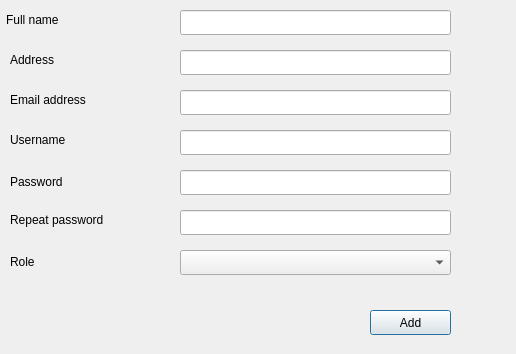
<?xml version="1.0" encoding="UTF-8"?>
<ui version="4.0">
 <class>CreateStaffDialog</class>
 <widget class="QDialog" name="CreateStaffDialog">
  <property name="geometry">
   <rect>
    <x>0</x>
    <y>0</y>
    <width>516</width>
    <height>354</height>
   </rect>
  </property>
  <property name="minimumSize">
   <size>
    <width>516</width>
    <height>354</height>
   </size>
  </property>
  <property name="maximumSize">
   <size>
    <width>516</width>
    <height>354</height>
   </size>
  </property>
  <property name="windowTitle">
   <string>Add staff</string>
  </property>
  <widget class="QLabel" name="label">
   <property name="geometry">
    <rect>
     <x>6</x>
     <y>10</y>
     <width>91</width>
     <height>20</height>
    </rect>
   </property>
   <property name="text">
    <string>Full name</string>
   </property>
   <property name="buddy">
    <cstring>name_edit</cstring>
   </property>
  </widget>
  <widget class="QLabel" name="label_2">
   <property name="geometry">
    <rect>
     <x>10</x>
     <y>50</y>
     <width>91</width>
     <height>20</height>
    </rect>
   </property>
   <property name="text">
    <string>Address</string>
   </property>
   <property name="buddy">
    <cstring>address_edit</cstring>
   </property>
  </widget>
  <widget class="QLabel" name="label_3">
   <property name="geometry">
    <rect>
     <x>10</x>
     <y>90</y>
     <width>141</width>
     <height>20</height>
    </rect>
   </property>
   <property name="text">
    <string>Email address</string>
   </property>
   <property name="buddy">
    <cstring>email_edit</cstring>
   </property>
  </widget>
  <widget class="QLabel" name="label_4">
   <property name="geometry">
    <rect>
     <x>10</x>
     <y>172</y>
     <width>91</width>
     <height>20</height>
    </rect>
   </property>
   <property name="text">
    <string>Password</string>
   </property>
   <property name="buddy">
    <cstring>password_edit</cstring>
   </property>
  </widget>
  <widget class="QLabel" name="label_5">
   <property name="geometry">
    <rect>
     <x>10</x>
     <y>130</y>
     <width>91</width>
     <height>20</height>
    </rect>
   </property>
   <property name="text">
    <string>Username</string>
   </property>
   <property name="buddy">
    <cstring>username_edit</cstring>
   </property>
  </widget>
  <widget class="QLabel" name="label_6">
   <property name="geometry">
    <rect>
     <x>10</x>
     <y>210</y>
     <width>151</width>
     <height>20</height>
    </rect>
   </property>
   <property name="text">
    <string>Repeat password</string>
   </property>
   <property name="buddy">
    <cstring>repeat_password_edit</cstring>
   </property>
  </widget>
  <widget class="QLabel" name="label_7">
   <property name="geometry">
    <rect>
     <x>10</x>
     <y>252</y>
     <width>91</width>
     <height>20</height>
    </rect>
   </property>
   <property name="text">
    <string>Role</string>
   </property>
   <property name="buddy">
    <cstring>role_combo</cstring>
   </property>
  </widget>
  <widget class="QLineEdit" name="name_edit">
   <property name="geometry">
    <rect>
     <x>180</x>
     <y>10</y>
     <width>271</width>
     <height>25</height>
    </rect>
   </property>
  </widget>
  <widget class="QLineEdit" name="email_edit">
   <property name="geometry">
    <rect>
     <x>180</x>
     <y>90</y>
     <width>271</width>
     <height>25</height>
    </rect>
   </property>
  </widget>
  <widget class="QLineEdit" name="username_edit">
   <property name="geometry">
    <rect>
     <x>180</x>
     <y>130</y>
     <width>271</width>
     <height>25</height>
    </rect>
   </property>
  </widget>
  <widget class="QLineEdit" name="password_edit">
   <property name="geometry">
    <rect>
     <x>180</x>
     <y>170</y>
     <width>271</width>
     <height>25</height>
    </rect>
   </property>
   <property name="echoMode">
    <enum>QLineEdit::Password</enum>
   </property>
  </widget>
  <widget class="QLineEdit" name="repeat_password_edit">
   <property name="geometry">
    <rect>
     <x>180</x>
     <y>210</y>
     <width>271</width>
     <height>25</height>
    </rect>
   </property>
   <property name="echoMode">
    <enum>QLineEdit::Password</enum>
   </property>
  </widget>
  <widget class="QLineEdit" name="address_edit">
   <property name="geometry">
    <rect>
     <x>180</x>
     <y>50</y>
     <width>271</width>
     <height>25</height>
    </rect>
   </property>
  </widget>
  <widget class="QComboBox" name="role_combo">
   <property name="geometry">
    <rect>
     <x>180</x>
     <y>250</y>
     <width>271</width>
     <height>25</height>
    </rect>
   </property>
  </widget>
  <widget class="QPushButton" name="add_button">
   <property name="geometry">
    <rect>
     <x>370</x>
     <y>310</y>
     <width>81</width>
     <height>25</height>
    </rect>
   </property>
   <property name="text">
    <string>Add</string>
   </property>
  </widget>
 </widget>
 <tabstops>
  <tabstop>name_edit</tabstop>
  <tabstop>address_edit</tabstop>
  <tabstop>email_edit</tabstop>
  <tabstop>username_edit</tabstop>
  <tabstop>password_edit</tabstop>
  <tabstop>repeat_password_edit</tabstop>
  <tabstop>role_combo</tabstop>
  <tabstop>add_button</tabstop>
 </tabstops>
 <resources/>
 <connections>
  <connection>
   <sender>name_edit</sender>
   <signal>returnPressed()</signal>
   <receiver>address_edit</receiver>
   <slot>selectAll()</slot>
   <hints>
    <hint type="sourcelabel">
     <x>231</x>
     <y>25</y>
    </hint>
    <hint type="destinationlabel">
     <x>241</x>
     <y>59</y>
    </hint>
   </hints>
  </connection>
  <connection>
   <sender>address_edit</sender>
   <signal>returnPressed()</signal>
   <receiver>email_edit</receiver>
   <slot>selectAll()</slot>
   <hints>
    <hint type="sourcelabel">
     <x>303</x>
     <y>65</y>
    </hint>
    <hint type="destinationlabel">
     <x>303</x>
     <y>99</y>
    </hint>
   </hints>
  </connection>
  <connection>
   <sender>email_edit</sender>
   <signal>returnPressed()</signal>
   <receiver>username_edit</receiver>
   <slot>selectAll()</slot>
   <hints>
    <hint type="sourcelabel">
     <x>351</x>
     <y>107</y>
    </hint>
    <hint type="destinationlabel">
     <x>351</x>
     <y>144</y>
    </hint>
   </hints>
  </connection>
  <connection>
   <sender>password_edit</sender>
   <signal>returnPressed()</signal>
   <receiver>repeat_password_edit</receiver>
   <slot>selectAll()</slot>
   <hints>
    <hint type="sourcelabel">
     <x>287</x>
     <y>184</y>
    </hint>
    <hint type="destinationlabel">
     <x>287</x>
     <y>229</y>
    </hint>
   </hints>
  </connection>
 </connections>
</ui>
